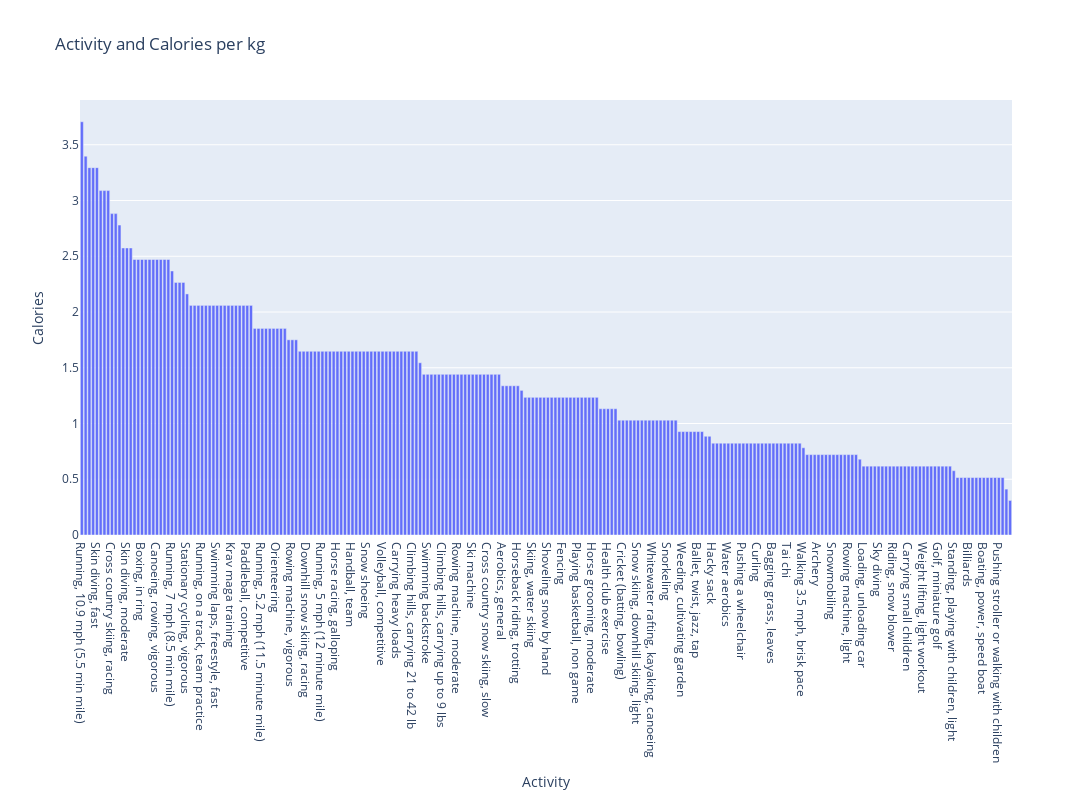

Notebook code for this chart:
### Code cell
fig=make_subplots(specs=[[{"secondary_y":False}]])
fig.add_trace(go.Bar(x=df1['Activity'],y=df1['Calories/kg'],name=""),secondary_y=False,)
fig.update_layout(autosize=False,width=1200,height=800,title_text="Activity and Calories per kg")
fig.update_xaxes(title_text="Activity")
fig.update_yaxes(title_text="Calories",secondary_y=False)
fig.show()

### Figure 1 — Plotly figure (JSON) as saved in the notebook; plotly's stock layout.template omitted (floating-point values rounded to 4 significant figures; data arrays with more than 128 entries replaced by an {"elided": "..."} marker saying what was removed)
{"data": [{"name": "", "type": "bar", "x": {"elided": "248 str values"}, "xaxis": "x", "y": {"elided": "248 float values"}, "yaxis": "y"}], "layout": {"autosize": false, "height": 800, "title": {"text": "Activity and Calories per kg"}, "width": 1200, "xaxis": {"anchor": "y", "domain": [0, 1], "title": {"text": "Activity"}}, "yaxis": {"anchor": "x", "domain": [0, 1], "title": {"text": "Calories"}}}}
